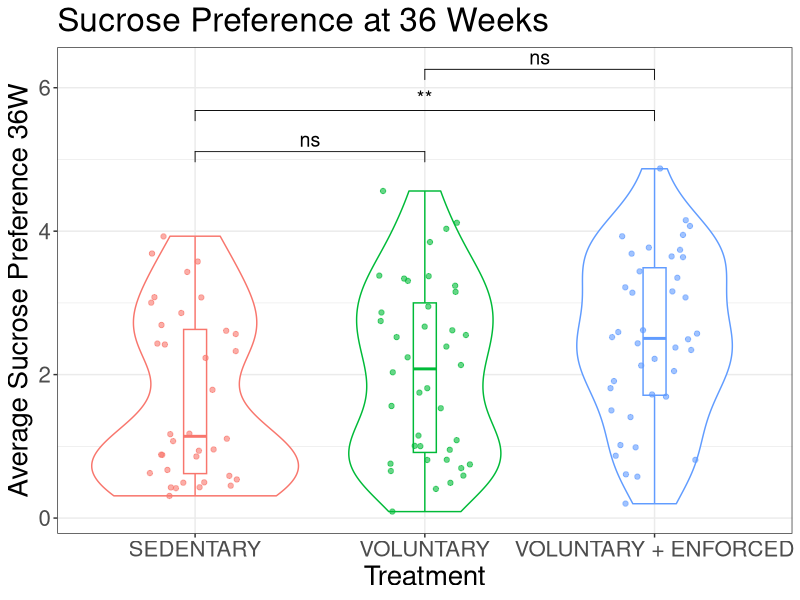
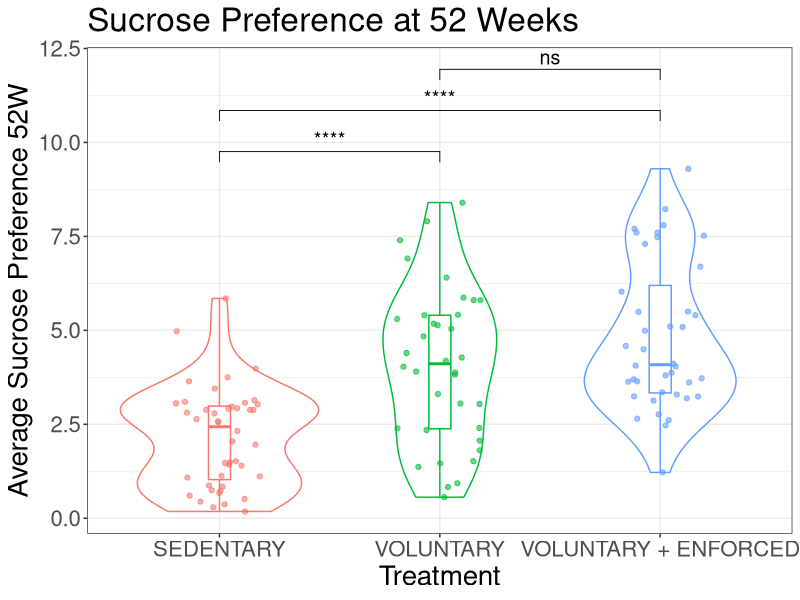

These figures' R source, in order:
# Load required libraries
library(tidyverse)
library(ggpubr)
library(ggplot2)
library(readxl)
library(openxlsx)
library(lme4)
library(lmerTest)
library(emmeans)

# Get today's date in YYYYMMDD format
today_date <- format(Sys.Date(), "%Y%m%d")

# Load the data from Excel file
df <- read_excel("Sucrose_dayAB.xlsx")

# Reshape data to long format
df_long <- df %>%
  pivot_longer(cols = starts_with("S"), names_to = "Timepoint", values_to = "Sucrose_Preference") %>%
  mutate(Week = as.numeric(str_extract(Timepoint, "\\d{2}$")),
         Day = as.numeric(str_extract(Timepoint, "\\d+")),
         Treatment = as.factor(Treatment),
         Animal = as.factor(Animal))

# Define output file for saving results with date
output_xlsx <- paste0("Sucrose_Analysis_Results_", today_date, ".xlsx")

# Compute summary statistics (mean, median, SD)
summary_stats <- df_long %>%
  group_by(Treatment, Week) %>%
  summarise(
    Mean = mean(Sucrose_Preference, na.rm = TRUE),
    Median = median(Sucrose_Preference, na.rm = TRUE),
    SD = sd(Sucrose_Preference, na.rm = TRUE),
    N = n(),
    .groups = 'drop'
  )

# Fit linear mixed-effects model
model <- lmer(Sucrose_Preference ~ Treatment * Week + (1 | Animal), data = df_long)

# ANOVA results
anova_results <- as.data.frame(anova(model))

# Post-hoc pairwise comparisons with FDR correction
posthoc <- emmeans(model, pairwise ~ Treatment * Week, adjust = "fdr")
posthoc_results <- as.data.frame(posthoc$contrasts)

# Compute effect sizes (Cohen's d)
compute_cohen_d <- function(emmeans_obj) {
  comparisons <- as.data.frame(emmeans_obj$contrasts)
  comparisons$Cohen_d <- comparisons$estimate / sqrt(comparisons$SE^2)
  return(comparisons)
}

posthoc_results <- compute_cohen_d(posthoc)

# Save results to an Excel file
wb <- createWorkbook()
addWorksheet(wb, "Long Data")
addWorksheet(wb, "ANOVA Results")
addWorksheet(wb, "Posthoc Results")
addWorksheet(wb, "Summary Stats")

writeData(wb, "Long Data", df_long)
writeData(wb, "ANOVA Results", anova_results, rowNames = TRUE)
writeData(wb, "Posthoc Results", posthoc_results)
writeData(wb, "Summary Stats", summary_stats)

saveWorkbook(wb, output_xlsx, overwrite = TRUE)

# Print confirmation message
print(paste("Results saved to", output_xlsx))

# Define output file names for plots with date
output_plot_36 <- paste0("Sucrose_Preference_36W_", today_date, ".png")
output_plot_52 <- paste0("Sucrose_Preference_52W_", today_date, ".png")

# Define statistical comparisons (for t-tests with FDR correction)
my_comparisons <- list(c("SEDENTARY", "VOLUNTARY"), 
                       c("SEDENTARY", "VOLUNTARY + ENFORCED"),
                       c("VOLUNTARY", "VOLUNTARY + ENFORCED"))

# Generate Violin Plot for 36 Weeks
plot_36W <- ggplot(df_long %>% filter(Week == 36), aes(x=Treatment, y=Sucrose_Preference, color=Treatment)) +
  geom_violin() + geom_boxplot(width=0.1, outlier.shape = NA) +
  geom_point(position=position_jitter(width=0.2), alpha=0.6) +
  theme_bw() +
  stat_compare_means(method = "t.test", comparisons = my_comparisons, p.adjust.method = "fdr", size = 5, label="p.signif") +
  theme(text=element_text(size=20), legend.position="none") +
  scale_y_continuous("Average Sucrose Preference 36W") +
  ggtitle("Sucrose Preference at 36 Weeks")

# Save the plot for 36 Weeks
ggsave(output_plot_36, plot = plot_36W, width = 8, height = 6, dpi = 300)

# Generate Violin Plot for 52 Weeks
plot_52W <- ggplot(df_long %>% filter(Week == 52), aes(x=Treatment, y=Sucrose_Preference, color=Treatment)) +
  geom_violin() + geom_boxplot(width=0.1, outlier.shape = NA) +
  geom_point(position=position_jitter(width=0.2), alpha=0.6) +
  theme_bw() +
  stat_compare_means(method = "t.test", comparisons = my_comparisons, p.adjust.method = "fdr", size = 5, label="p.signif") +
  theme(text=element_text(size=20), legend.position="none") +
  scale_y_continuous("Average Sucrose Preference 52W") +
  ggtitle("Sucrose Preference at 52 Weeks")

# Save the plot for 52 Weeks
ggsave(output_plot_52, plot = plot_52W, width = 8, height = 6, dpi = 300)

# Print confirmation message
print(paste("Plots saved as", output_plot_36, "and", output_plot_52))
